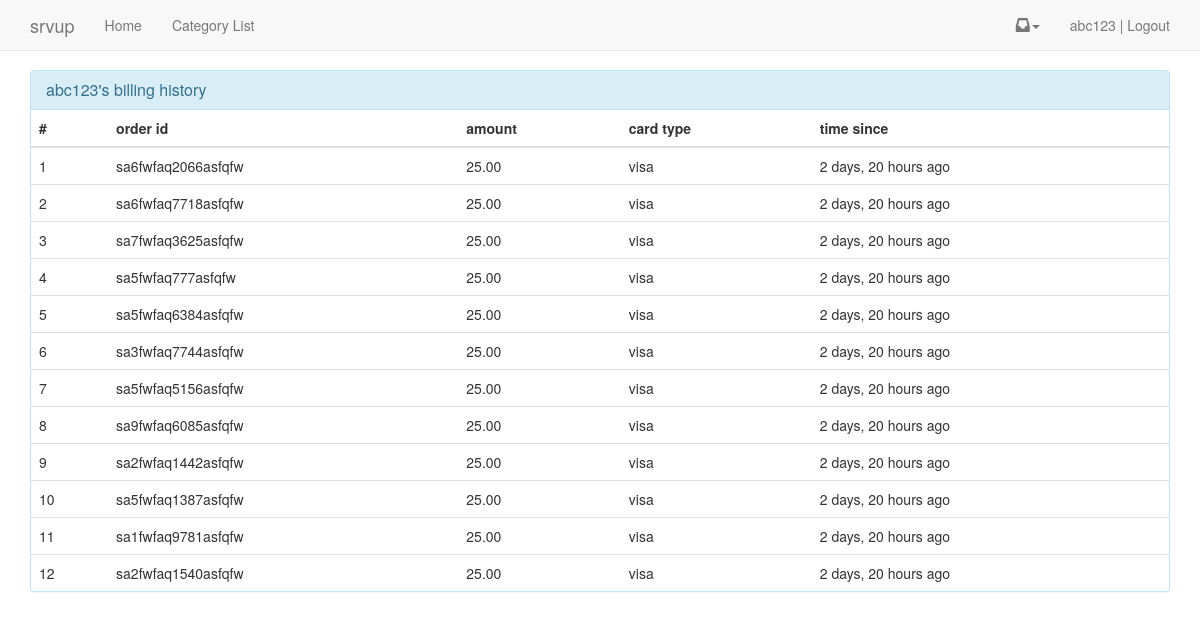
The app's page /billing/history/ (signed in) with its own data.
### account/models.py (models this page shows, shortened)
class MyUser(AbstractBaseUser):
    username = models.CharField(
        max_length=255,
        unique=True,)
    email = models.EmailField(
        max_length=255,
        unique=True,
    )
    first_name = models.CharField(
        max_length=255,
        null=True,
        blank=True)
    last_name = models.CharField(
        max_length=255,
        null=True,
        blank=True)
    is_member = models.BooleanField(default=False, verbose_name='Is Paid Member')
    is_active = models.BooleanField(default=True)
    is_admin = models.BooleanField(default=False)
    objects = MyUserManager()
    USERNAME_FIELD = 'username'
    REQUIRED_FIELDS = ['email']

### billing/models.py (models this page shows, shortened)
class Transaction(models.Model):
    user = models.ForeignKey(settings.AUTH_USER_MODEL)
    transaction_id = models.CharField(max_length=256) #braintree or stripe
    amount = models.DecimalField(max_digits=100, decimal_places=2)
    card_type = models.CharField(max_length=256) #paypal
    last_four = models.PositiveIntegerField(null=True, blank=True)
    success = models.BooleanField(default=True) #if fail then status log errors
    transaction_status = models.CharField(max_length=256, null=True, blank=True)
    order_id = models.CharField(max_length=256)
    timestamp = models.DateTimeField(auto_now=False, auto_now_add=True)
    objects = TransactionManager()
    class Meta:
        ordering = ['-timestamp']

### billing/views.py (the view)
# urls.py: url(r'^billing/history/$', 'billing.views.history', name='history'),
@login_required
def history(request):
    histories = request.user.transaction_set.get_success()
    return render(request, 'billing/history.html', {'queryset': histories})

### billing/models.py (called while the page is built)
    def success(self):
        return self.filter(success=True)

    def get_queryset(self):
        return TransactionQuerySet(self.model, using=self._db)

    def get_success(self):
        return self.get_queryset().success()

### templates/billing/history.html
{% extends "base.html" %}
{%  load humanize %}
{% block content %}
<div row>
<div col-sm-6 col-sm-offset-3>
<div class="panel panel-info">
  <div class="panel-heading">
  <h3 class="panel-title">{{ request.user }}'s billing history</h3>
  </div>
<table class="table">
    <thead>
        <th>#</th>
        <th>order id</th>
        <th>amount</th>
        <th>card type</th>
        <th>time since</th>
    </thead>
    <tbody>
        {% for obj in queryset %}
        <tr>
            <td>{{forloop.counter}}</td>
            <td>{{obj.order_id}}</td>
            <td>{{obj.amount}}</td>
            <td>{{obj.card_type}}</td>
            <td>{{obj.timestamp | naturaltime }}</td>
        </tr>
        {% endfor %}
    </tbody>
</table>
</div>
</div></div>
{% endblock %}

### templates/base.html (shortened to what this page needs)
{% load staticfiles %}
<!DOCTYPE html>
<html lang="en">
  <head>
    <link rel="stylesheet" href="https://maxcdn.bootstrapcdn.com/bootstrap/3.3.1/css/bootstrap.min.css">
    <link href="https://maxcdn.bootstrapcdn.com/font-awesome/4.6.3/css/font-awesome.min.css" rel="stylesheet">
  </head>
  <body>
  {% include 'navbar.html' %}
  <div class="container">
    {% block content %}
    {% endblock %}
  </div>
  </body>
</html>

### templates/extra_head_info.html
{% load staticfiles %}

### templates/navbar.html (shortened to what this page needs)
    <nav class="navbar navbar-default navbar-static-top">
      <div class="container">
        <div class="navbar-header">
          <a class="navbar-brand" href="#">srvup</a>
        </div>
        <div id="navbar" class="navbar-collapse collapse">
          <ul class="nav navbar-nav">
            <li><a href="{% url 'home' %}">Home</a></li>
            <li><a href="{% url 'category_list' %}">Category List</a></li>
          </ul>
          <ul class="nav navbar-nav navbar-right">
          {% if user.is_authenticated %}
             <li class="dropdown">
              <a href="#" class="dropdown-toggle notification-toggle" data-toggle="dropdown" role="button" aria-expanded="false"><span class="glyphicon glyphicon-inbox" aria-hidden="true"></span><span class="caret"></span></a>
            </li>
            <li><a href="{% url 'logout' %}">{{ user }} | Logout</a></li>
            {% else %}
              {% if request.get_full_path == "/" %}
              {% else %}
                <li><a href="{% url 'login' %}">Login</a></li>
                <li><a href="{% url 'register' %}">Register</a></li>
              {% endif %}
          {% endif %}
          </ul>
        </div>
      </div>
    </nav>

### templates/javascript.html (shortened to what this page needs)
{% load staticfiles %}

### records on screen
MyUser: username "abc123", user "abc123"
Transaction: order_id "sa6fwfaq2066asfqfw", amount "25.00", card_type "visa", timestamp "2 days, 20 hours ago"
Transaction: order_id "sa6fwfaq7718asfqfw", amount "25.00", card_type "visa", timestamp "2 days, 20 hours ago"
Transaction: order_id "sa7fwfaq3625asfqfw", amount "25.00", card_type "visa", timestamp "2 days, 20 hours ago"
Transaction: order_id "sa5fwfaq777asfqfw", amount "25.00", card_type "visa", timestamp "2 days, 20 hours ago"
Transaction: order_id "sa5fwfaq6384asfqfw", amount "25.00", card_type "visa", timestamp "2 days, 20 hours ago"
Transaction: order_id "sa3fwfaq7744asfqfw", amount "25.00", card_type "visa", timestamp "2 days, 20 hours ago"
Transaction: order_id "sa5fwfaq5156asfqfw", amount "25.00", card_type "visa", timestamp "2 days, 20 hours ago"
Transaction: order_id "sa9fwfaq6085asfqfw", amount "25.00", card_type "visa", timestamp "2 days, 20 hours ago"
Transaction: order_id "sa2fwfaq1442asfqfw", amount "25.00", card_type "visa", timestamp "2 days, 20 hours ago"
Transaction: order_id "sa5fwfaq1387asfqfw", amount "25.00", card_type "visa", timestamp "2 days, 20 hours ago"
Transaction: order_id "sa1fwfaq9781asfqfw", amount "25.00", card_type "visa", timestamp "2 days, 20 hours ago"
Transaction: order_id "sa2fwfaq1540asfqfw", amount "25.00", card_type "visa", timestamp "2 days, 20 hours ago"
